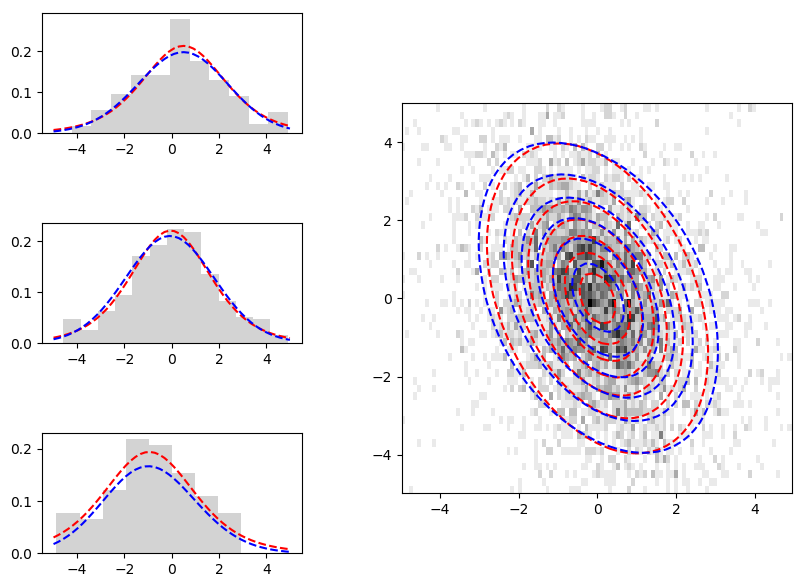

Write Python code to recreate this figure.


# Example of a 2D multivariate student-t distribution.
# We first model the distribution with a RTBM and then we can generate
# three conditional distributions at three different points, using the
# conditional function contained in tools/conditional.
# For the student distribution is avaliable the conditional probability
# in analytic form, for more informations please refer to https://arxiv.org/abs/1604.00561





import sys
sys.path.append('../../main')

import conditional as con
import utils as ut

import numpy as np
import matplotlib.pyplot as plt
from theta import rtbm, minimizer
from theta.costfunctions import logarithmic






# Defining the distribution
m = np.array([0,0])
S = np.array([[2,-1],[-1,4]])
v = 6
student = ut.Student(m, S, v)

# Sampling data
data = student.sampling()


# Building grid for evaluation
n = 50
xx = np.linspace(-5,5, n)
yy = np.linspace(-5,5, n)
X,Y = np.meshgrid(xx,yy)
grid = np.vstack([X,Y]).reshape(2,-1)

# Analytic pdf
pdf = np.asarray([student.pdf(grid.T[i]) for i in range(n**2)]).flatten()


# RTBM model
M = rtbm.RTBM(2,2, random_bound=1, init_max_param_bound=60)

# Training
minim = minimizer.CMA(True)
#solution = minim.train(logarithmic, M, data.T, tolfun=1e-3)    # decomment if you want training to take place,
                                                                # otherwise use the pre-trained model below
                                                                
# Pre-trained model
M.set_parameters(np.array([ 1.74587313e-03, -9.13477122e-04,  8.22063600e+00,  1.74029397e+01,-1.10959475e+00,  1.02118882e+00, -6.59149043e-01,  5.99301112e-01,5.57746556e-01,  1.84310133e-01,  3.04781259e-01,  2.41516805e+01,-4.40890318e-01,  4.15665779e+01]))



# Analytic conditional
x = np.array([-1, 0.1, 1.9]) # fixed x at which we calculate the conditional probability p(y|x)

cstudent1 = student.conditional(x[0].reshape(1,1))
cstudent2 = student.conditional(x[1].reshape(1,1))
cstudent3 = student.conditional(x[2].reshape(1,1))

cpdf1 = np.asarray([cstudent1.pdf(i) for i in xx]).flatten()
cpdf2 = np.asarray([cstudent2.pdf(i) for i in xx]).flatten()
cpdf3 = np.asarray([cstudent3.pdf(i) for i in xx]).flatten()


# Conditional models
# To generate the conditionals for fixed x we first need to rotate the RTBM
# model by a Pi/2 angle

rM = ut.rotate(M)

cM1 = con.conditional(rM, -x[0]) 
cM2 = con.conditional(rM, -x[1])
cM3 = con.conditional(rM, -x[2])








#~~~~~~~~~~~~~~~~~~~~~~ Plotting ~~~~~~~~~~~~~~~~~~~~~~~~~~~~~~~~~~



# Figure for the plot

# Definitions for the axes
left, width = 0.1, 0.65
bottom, height = 0.1, 0.65
bottom_h = left_h = left + width + 0.04

rect_scatter = [left, bottom, width, height]
rect_histx1 = [left-0.6, bottom+0.6, width*2/3, 0.2]
rect_histx2 = [left-0.6, bottom+0.25, width*2/3, 0.2]
rect_histx3 = [left-0.6, bottom-0.1, width*2/3, 0.2]

# Start with a rectangular Figure
plt.figure(1, figsize=(6, 6))

axScatter = plt.axes(rect_scatter)
axHistx1 = plt.axes(rect_histx1)
axHistx2 = plt.axes(rect_histx2)
axHistx3 = plt.axes(rect_histx3)





# Data 2D histogram
axScatter.hist2d(data[:,0], data[:,1], normed=True, bins=[100, 50], cmap='binary')

# Analytic pdf
axScatter.contour(X,Y,pdf.reshape(X.shape[0], Y.shape[0]), colors='red', linestyles='--')

# Trained model
axScatter.contour(X, Y, M(grid).reshape(X.shape[0], Y.shape[0]), colors='blue', linestyles='--')


# Conditional plots
# Analytic
axHistx1.plot(xx, cpdf1, color='r', linestyle='--')
axHistx2.plot(xx, cpdf2, color='r', linestyle='--')
axHistx3.plot(xx, cpdf3, color='r', linestyle='--')

# Models
axHistx1.plot(xx, cM1(xx.reshape(1,n)).flatten(), color='b', linestyle='--')
axHistx2.plot(xx, cM2(xx.reshape(1,n)).flatten(), color='b', linestyle='--')
axHistx3.plot(xx, cM3(xx.reshape(1,n)).flatten(), color='b', linestyle='--')

# Conditional histograms ( i.e. empirical conditional)
axHistx1.hist(ut.hist(data, x[0], axes='y'), bins='auto', density=True, color='lightgray')
axHistx2.hist(ut.hist(data, x[1], axes='y'), bins='auto', density=True, color='lightgray')
axHistx3.hist(ut.hist(data, x[2], axes='y'), bins='auto', density=True, color='lightgray')



plt.savefig('student-t.png', bbox_inches='tight')
print('# Image saved at ./student-t.png')
